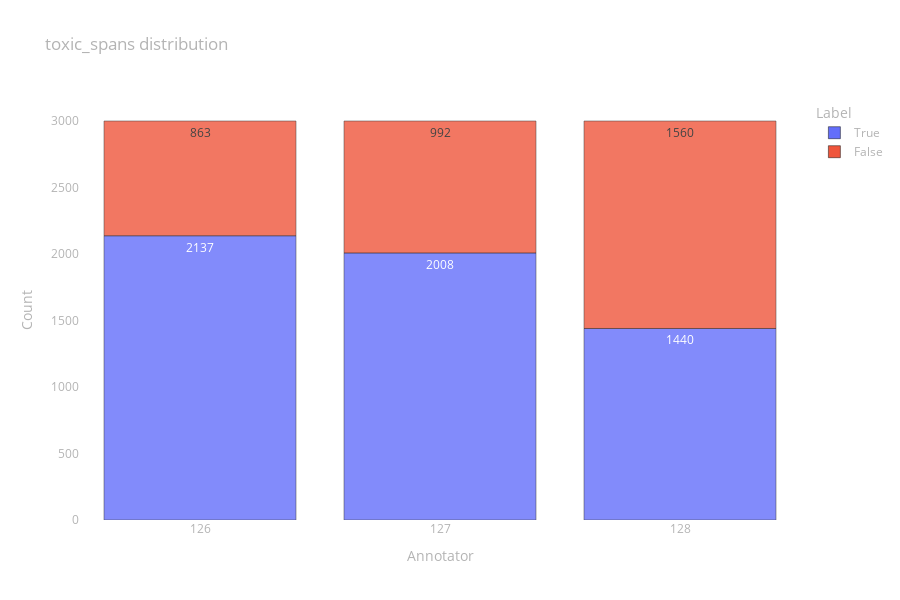

Source (notebook cell):
### Code cell
fig = px.bar(
    data_frame=prepare_data_to_px(pd.DataFrame([toxic_spans[col].apply(lambda x: len(x) > 0) for col in toxic_spans.columns]).transpose()),
    x="Annotator", y="Count", color="Label", opacity=0.8,
    height=600, text="Count", title="toxic_spans distribution")

fig.update_layout(layout)

fig.show()

### Figure 1 — Plotly figure (JSON) as saved in the notebook; plotly's stock layout.template omitted (floating-point values rounded to 4 significant figures)
{"data": [{"alignmentgroup": "True", "hovertemplate": "Label=True<br>Annotator=%{x}<br>Count=%{text}<extra></extra>", "legendgroup": "True", "marker": {"color": "#636efa", "opacity": 0.8, "pattern": {"shape": ""}}, "name": "True", "offsetgroup": "True", "orientation": "v", "showlegend": true, "text": [2137, 2008, 1440], "textposition": "auto", "type": "bar", "x": [126, 127, 128], "xaxis": "x", "y": [2137, 2008, 1440], "yaxis": "y"}, {"alignmentgroup": "True", "hovertemplate": "Label=False<br>Annotator=%{x}<br>Count=%{text}<extra></extra>", "legendgroup": "False", "marker": {"color": "#EF553B", "opacity": 0.8, "pattern": {"shape": ""}}, "name": "False", "offsetgroup": "False", "orientation": "v", "showlegend": true, "text": [863, 992, 1560], "textposition": "auto", "type": "bar", "x": [126, 127, 128], "xaxis": "x", "y": [863, 992, 1560], "yaxis": "y"}], "layout": {"barmode": "relative", "font": {"color": "rgb(180,180,180)"}, "height": 600, "legend": {"title": {"text": "Label"}, "tracegroupgap": 0}, "paper_bgcolor": "rgba(0,0,0,0)", "plot_bgcolor": "rgba(0,0,0,0)", "title": {"text": "toxic_spans distribution"}, "xaxis": {"anchor": "y", "domain": [0, 1], "showgrid": false, "title": {"text": "Annotator"}, "type": "category", "zeroline": false}, "yaxis": {"anchor": "x", "domain": [0, 1], "showgrid": false, "title": {"text": "Count"}, "zeroline": false}}}
